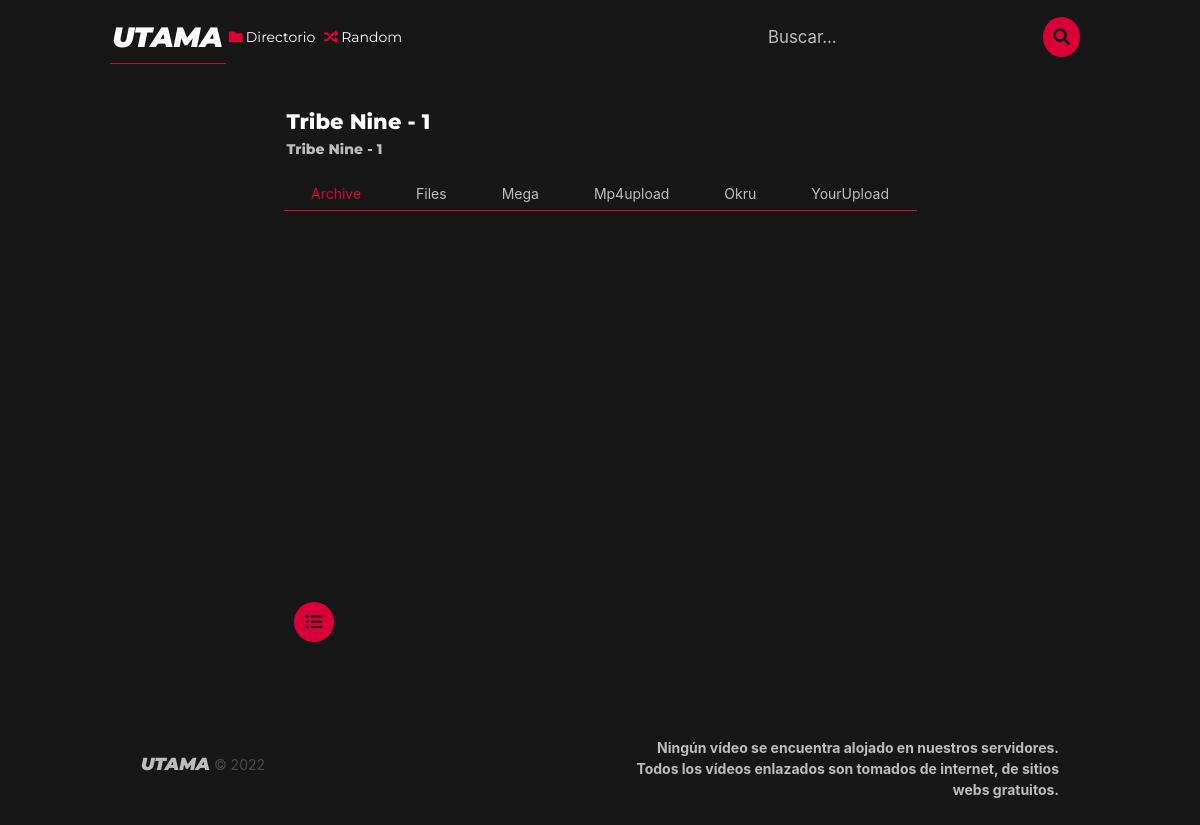
Screenshot of /ver/14/tribe-nine with the database file from the repository.
### animefly/utama/models.py (models this page shows, shortened)
class Episode(models.Model):
    id = models.AutoField(primary_key=True)
    anime = models.ForeignKey(Anime, on_delete=models.CASCADE)
    episode = models.IntegerField()
    is_premiere = models.BooleanField(default=False)
    fansub = models.CharField(max_length=100, blank=True)
    fsLink = models.CharField(max_length=100, blank=True)
    ThumbnailFilename = models.UUIDField(default=uuid4, editable=False, unique=True, blank=False)
    Thumbnail = models.ImageField(upload_to=UploadToPathAndRename('media/thumbnail'), blank=False)

class Anime(models.Model):
    id = models.AutoField(primary_key=True)
    title = models.CharField(max_length=100)
    titleEn = models.CharField(max_length=100)
    titleEs = models.CharField(max_length=100)
    slug = AutoSlugField(populate_from='title', unique=True, editable=False)
    description = models.TextField()
    tipo = models.CharField(max_length=50)
    status = models.CharField(max_length=50)
    release = models.DateTimeField()
    rating = models.CharField(max_length=50)
    genres = models.ManyToManyField('Genres', through='AnimeGenres')
    coverFilename = models.UUIDField(default=uuid4, editable=False, unique=True)
    cover = models.ImageField(upload_to=UploadToPathAndRename('media/cover'))
    backgroundFilename = models.UUIDField(default=uuid4, editable=False, unique=True)
    background = models.ImageField(upload_to=UploadToPathAndRename('media/background'))
    renderFilename = models.UUIDField(default=uuid4, editable=False, unique=True)
    render = models.ImageField(upload_to=UploadToPathAndRename('media/render'))

class AnimeEpisode(models.Model):
    id = models.AutoField(primary_key=True)
    anime = models.ForeignKey(Anime, on_delete=models.CASCADE)
    episode = ChainedForeignKey(Episode, chained_field="anime", chained_model_field="anime", show_all=False, auto_choose=True, sort=True)
    server = models.CharField(max_length=100, default='')
    link = models.CharField(max_length=255 , default='')

### animefly/utama/views.py (the view)
# urls.py: path('ver/<int:id>/<str:nombre>', views.ver, name='ver'),
def ver(request, id, nombre=None):
    episode = Episode.objects.get(id=id)
    anime_episode = AnimeEpisode.objects.filter(episode_id=id).order_by('server')
    prev = Episode.objects.filter(anime__id=episode.anime_id).filter(id__lt=episode.id).order_by('-id')[0:1]
    sig = Episode.objects.filter(anime__id=episode.anime_id).filter(id__gt=episode.id).order_by('id')[0:1]
    return render(request, 'utama/ver.html', {'episode': episode, 'servers': anime_episode, 'prev': prev, 'sig': sig})

### templates/utama/ver.html (shortened to what this page needs)
{% extends 'utama/layout.html' %}
{% block content %}
<section class="section">
    <div class="container">
        <div class="columns is-centered">
            <div class="column is-8">
                <div class="name-container block" style="display: inline-flex;width: 100%;flex-wrap: nowrap;justify-content: space-between; align-items: center;">
                    <div class="name-container-names" style="display: flex; flex-direction: column;">
                        <h1 class="subtitle is-4 has-text-left" style="font-style:normal; font-weight:800; padding: 3px; font-family: Montserrat; font-style: normal; color: var(--main-text-color-hover); margin-bottom: 0;">
                            {{episode.anime.title}} - {{episode.episode}}
                        </h1>
                        <h2 class="subtitle is-6 has-text-left block" style="font-style:normal; font-weight:800; padding: 3px; font-family: Montserrat; font-style: normal; color: var(--main-text-color);">
                            {{episode.anime.titleEn}} - {{episode.episode}}
                        </h2>
                    </div>
                </div>
                <div id="tabs-with-content" class="close">
                    <div class="tabs" >
                      <ul>
                        {% for server in servers %}
                            <li>
                                <a  id="tab" onclick="getServerlink({{ episode.id }}, '{{ server.server }}')">{{ server.server}}</a>
                            </li>
                        {% endfor %}
                      </ul>
                    </div>
                    <div>
                        <section  class="tab-content block videoWrapper" style="padding: 0; position: relative; padding-bottom: 56.25%;  padding-top: 25px; height: 0;">
                            <iframe id="framez"  class="iframeWrapper iframe" width="640"  src="{{servers.0.link}}" allowfullscreen webkitallowfullscreen scrolling="no" frameborder="0"></iframe>
                        </section>
                    </div>
                    <div style="display: inline-flex; align-items: center; justify-content: space-between; flex-direction: row; width: 100%;" class="my-3">
                        <div class="left-container is-4" style="display: flex; flex-direction: row; align-items: center;">
                            <div style="display:flex;" class="mx-3">
                                <a href="{% url 'anime' id=episode.anime_id nombre=episode.anime.slug %}" class="ver-anime-btn icon" style="color: var(--main-bg-color);">
                                    <span class="icon">
                                        <i class="fas fa-list-ul"></i>
                                    </span>
                                </a>
                            </div>
                        </div>
                    </div>
                </div>
            </div>
          </div>
    </div>
</section>
{% endblock %}

### static/utama/css/style.css (style rules this page uses)
:root { --main-bg-color:#171717; --seondary-bg-color:#444444; --main-text-color: #bdbdbd; --main-text-color-hover: #FFF; --main-primary-color: #da0037; }
html { background-color: var(--main-bg-color); color: var(--main-text-color); font-family: 'Roboto', sans-serif; font-size: 14px; line-height: 1.5; margin: 0; padding: 0; }
.tabs>ul { justify-content: space-around; }
.tabs ul { border-bottom: 1px solid var(--main-primary-color); }
#tabs-with-content .tabs:not(:last-child) { margin-bottom: 0; }
#tabs-with-content .tab-content { padding: 1rem; display: none; }
#tabs-with-content .tab-content.is-active { display: block; }
.ver-anime-btn { background-color: var(--main-primary-color); border: none; border-radius: 50%; color: var(--main-bg-color); cursor: pointer; font-size: 1.2em; height: 40px; width: 40px; }
.videoWrapper { position: relative; padding-bottom: 56.25%; padding-top: 25px; height: 0; }
.iframeWrapper { position: absolute; top: 0; left: 0; width: 100%; height: 100%; }

### rows the page displays
Episode: anime "Tribe Nine", episode "1", anime.titleEn "Tribe Nine"
AnimeEpisode: server "Archive"
AnimeEpisode: server "Files"
AnimeEpisode: server "Mega"
AnimeEpisode: server "Mp4upload"
AnimeEpisode: server "Okru"
AnimeEpisode: server "YourUpload"
